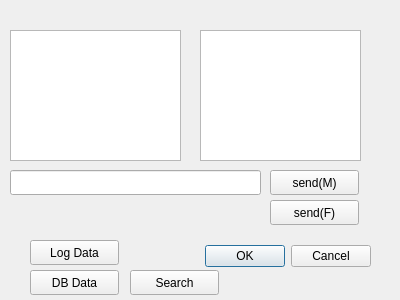
<?xml version="1.0" encoding="UTF-8"?>
<ui version="4.0">
 <class>chatWindow</class>
 <widget class="QDialog" name="chatWindow">
  <property name="geometry">
   <rect>
    <x>0</x>
    <y>0</y>
    <width>400</width>
    <height>300</height>
   </rect>
  </property>
  <property name="windowTitle">
   <string>Dialog</string>
  </property>
  <widget class="QDialogButtonBox" name="buttonBox">
   <property name="geometry">
    <rect>
     <x>30</x>
     <y>240</y>
     <width>341</width>
     <height>32</height>
    </rect>
   </property>
   <property name="orientation">
    <enum>Qt::Horizontal</enum>
   </property>
   <property name="standardButtons">
    <set>QDialogButtonBox::Cancel|QDialogButtonBox::Ok</set>
   </property>
  </widget>
  <widget class="QLineEdit" name="messageline">
   <property name="geometry">
    <rect>
     <x>10</x>
     <y>170</y>
     <width>251</width>
     <height>25</height>
    </rect>
   </property>
  </widget>
  <widget class="QTextEdit" name="textEdit_queue">
   <property name="geometry">
    <rect>
     <x>200</x>
     <y>30</y>
     <width>161</width>
     <height>131</height>
    </rect>
   </property>
  </widget>
  <widget class="QTextEdit" name="textEdit_log">
   <property name="geometry">
    <rect>
     <x>10</x>
     <y>30</y>
     <width>171</width>
     <height>131</height>
    </rect>
   </property>
  </widget>
  <widget class="QPushButton" name="sendButton">
   <property name="geometry">
    <rect>
     <x>270</x>
     <y>170</y>
     <width>89</width>
     <height>25</height>
    </rect>
   </property>
   <property name="text">
    <string>send(M)</string>
   </property>
  </widget>
  <widget class="QPushButton" name="logData">
   <property name="geometry">
    <rect>
     <x>30</x>
     <y>240</y>
     <width>89</width>
     <height>25</height>
    </rect>
   </property>
   <property name="text">
    <string>Log Data</string>
   </property>
  </widget>
  <widget class="QPushButton" name="dbData">
   <property name="geometry">
    <rect>
     <x>30</x>
     <y>270</y>
     <width>89</width>
     <height>25</height>
    </rect>
   </property>
   <property name="text">
    <string>DB Data</string>
   </property>
  </widget>
  <widget class="QPushButton" name="searchBtn">
   <property name="geometry">
    <rect>
     <x>130</x>
     <y>270</y>
     <width>89</width>
     <height>25</height>
    </rect>
   </property>
   <property name="text">
    <string>Search</string>
   </property>
  </widget>
  <widget class="QPushButton" name="fileSendBtn">
   <property name="geometry">
    <rect>
     <x>270</x>
     <y>200</y>
     <width>89</width>
     <height>25</height>
    </rect>
   </property>
   <property name="text">
    <string>send(F)</string>
   </property>
  </widget>
 </widget>
 <resources/>
 <connections>
  <connection>
   <sender>buttonBox</sender>
   <signal>accepted()</signal>
   <receiver>chatWindow</receiver>
   <slot>accept()</slot>
   <hints>
    <hint type="sourcelabel">
     <x>248</x>
     <y>254</y>
    </hint>
    <hint type="destinationlabel">
     <x>157</x>
     <y>274</y>
    </hint>
   </hints>
  </connection>
  <connection>
   <sender>buttonBox</sender>
   <signal>rejected()</signal>
   <receiver>chatWindow</receiver>
   <slot>reject()</slot>
   <hints>
    <hint type="sourcelabel">
     <x>316</x>
     <y>260</y>
    </hint>
    <hint type="destinationlabel">
     <x>286</x>
     <y>274</y>
    </hint>
   </hints>
  </connection>
 </connections>
</ui>
